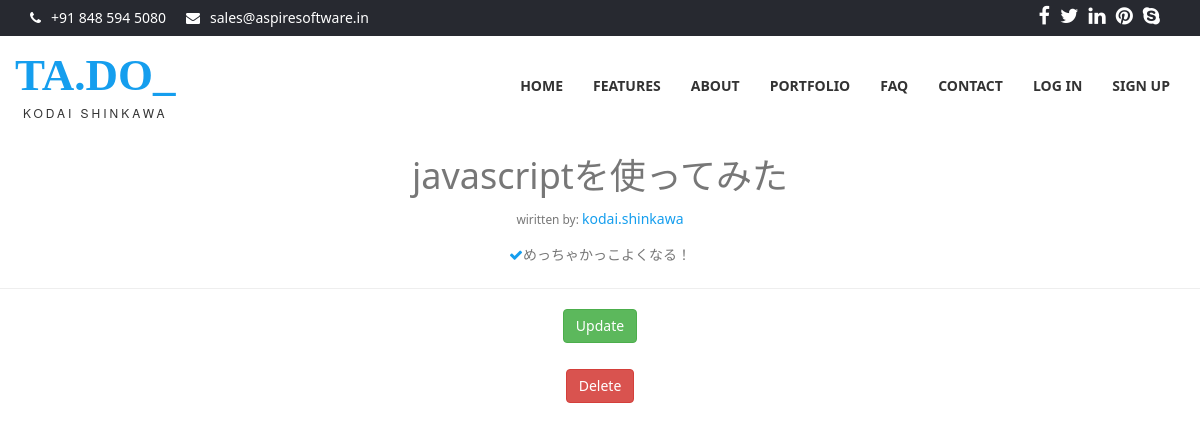
The app's page /post/2/ with its own data.
### blog/models.py (models this page shows, shortened)
class Post(models.Model):
    title = models.CharField(max_length=100)
    content = models.TextField()
    author = models.ForeignKey(User, on_delete=models.CASCADE)
    date_posted = models.DateTimeField(default=timezone.now)

### blog/views.py (the view)
# urls.py: path('post/<int:pk>/', views.PostDetailView.as_view(), name='post-detail'),
class PostDetailView(DetailView):
    model = Post

### blog/templates/blog/post_detail.html (shortened to what this page needs)
{% extends 'account/base.html' %}
{% block body %}
<center>
    <h1>{{ object.title }}</h1>
    <small>wiritten by: </small><span>{{ object.author }}</span>
    <ul class="aboutul">
    <li> <i class="fa fa-check"></i>{{ object.content }}</li>
    </ul>
    <hr>
    <form action="{% url 'post-update' post.id %}">
        <button type="submit" class="btn btn-success slide">Update</button>
    </form>
    <br>
    <form action="{% url 'post-delete' post.id %}">
        <button type="submit" class="btn btn-danger slide">Delete</button>
    </form>
</center>
{% endblock body %}

### records on screen
Post: title "javascriptを使ってみた", author "kodai.shinkawa", content "めっちゃかっこよくなる！"
